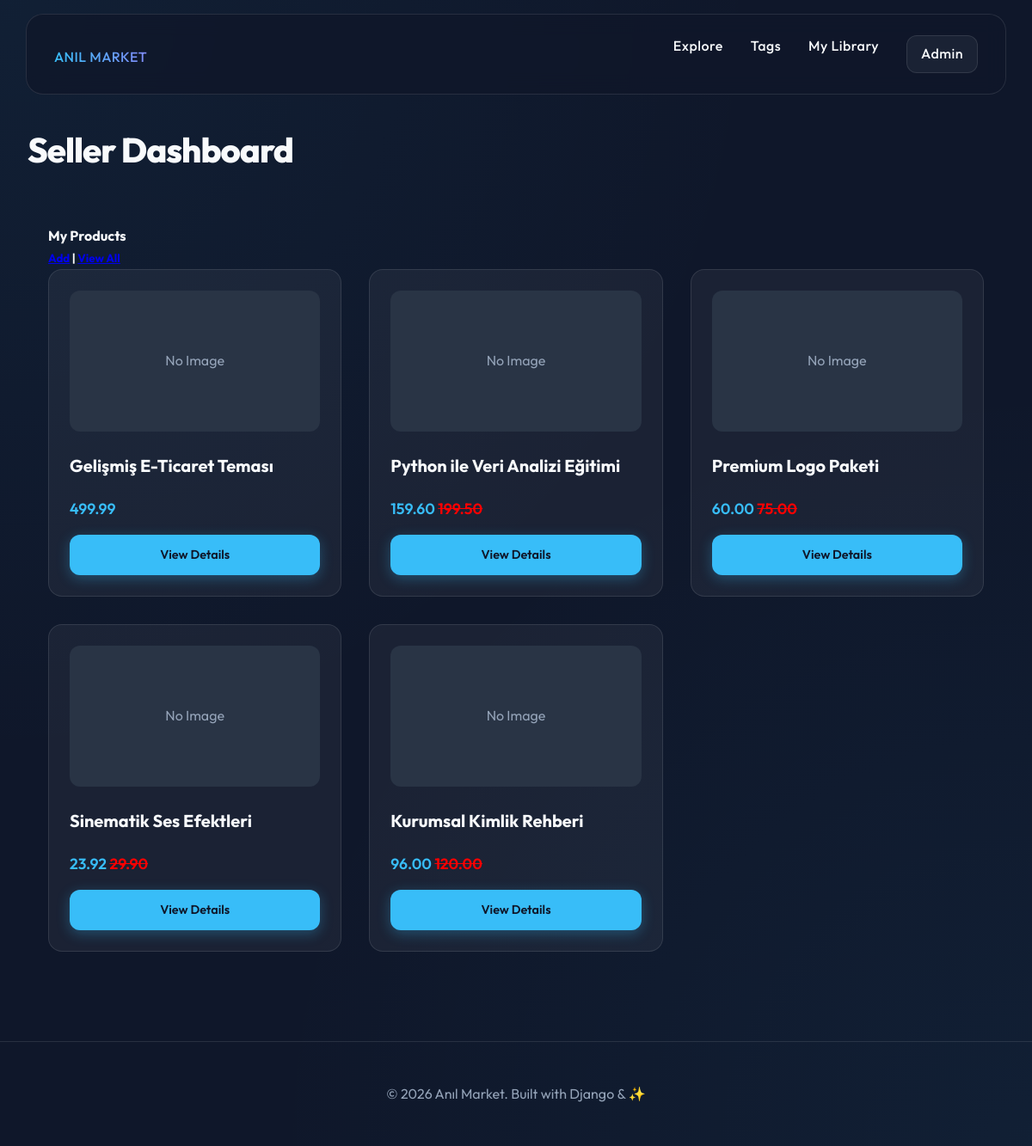
Page /seller/ (signed in) on the committed database.
### products/models.py (models this page shows, shortened)
class Product(models.Model):
    seller = models.ForeignKey(SellerAccount, on_delete=models.CASCADE)
    media = models.ImageField(blank=True,
        null=True,
        upload_to=download_media_location,
        storage=FileSystemStorage(location=settings.PROTECTED_ROOT))
    title = models.CharField(max_length=30)
    slug = models.SlugField(blank=True, unique=True)
    description = models.TextField()
    price = models.DecimalField(max_digits=100, decimal_places=2, default=9.99, null=True)  # 100.00
    sale_active = models.BooleanField(default=False)
    sale_price = models.DecimalField(max_digits=100, decimal_places=2, default=6.99, null=True, blank=True)  # 100.00
    def get_absolute_url(self):
        view_name = "products:detail_slug"
        return reverse(view_name, kwargs={"slug": self.slug})
    @property
    def get_price(self):
        if self.sale_price and self.sale_active:
            return self.sale_price
        return self.price
    def get_html_price(self):
        price = self.get_price
        if price == self.sale_price:
            return "<p><span>%s</span> <span style='color:red;text-decoration:line-through;'>%s</span></p>" %(self.sale_price, self.price)
        else:
            return "<p>%s</p>" %(self.price)

### sellers/views.py (the view, shortened to what this page needs)
# urls.py: path('', SellerDashboard.as_view(), name='dashboard'),
class SellerDashboard(SellerAccountMixin, FormMixin, View):
	form_class = NewSellerForm
	success_url = "/seller/"
	def get(self, request, *args, **kwargs):
		apply_form = self.get_form() #NewSellerForm()
		account = self.get_account()
		exists = account
		active = None
		context = {}
		if exists:
			active = account.active
		if not exists and not active:
			context["title"] = "Apply for Account"
			context["apply_form"] = apply_form
		elif exists and not active:
			context["title"] = "Account Pending"
		elif exists and active:
			context["title"] = "Seller Dashboard"
			context["products"] = self.get_products()
			transactions_today = self.get_transactions_today()
			context["transactions_today"] = transactions_today
			context["today_sales"] = self.get_today_sales()
			context["total_sales"] = self.get_total_sales()
			context["transactions"] = self.get_transactions().exclude(pk__in=transactions_today)[:5]
		else:
			pass
		return render(request, "sellers/dashboard.html", context)

### djangodm/mixins.py (called while the page is built)
    @method_decorator(login_required)
    def dispatch(self, request, *args, **kwargs):
        return super(LoginRequiredMixin, self).dispatch(request, *args, **kwargs)

### products/templatetags/get_thumbnail.py (called while the page is built, shortened)
@register.filter
def get_thumbnail(obj, arg):
    arg = arg.lower()
    if not isinstance(obj, Product):
        return None
    valid_types = [choice[0] for choice in THUMB_CHOICES]
    if arg not in valid_types:
        return None

### sellers/mixins.py (called while the page is built)
	def get_account(self):
		user = self.request.user
		accounts = SellerAccount.objects.filter(user=user)
		if accounts.exists() and accounts.count() == 1:
			self.account = accounts.first()
			return accounts.first()
		return None

	def get_products(self):
		account = self.get_account()
		products = Product.objects.filter(seller=account)
		self.products = products
		return products

	def get_transactions(self):
		products = self.get_products()
		transactions = Transaction.objects.filter(product__in=products)
		return transactions

	def get_transactions_today(self):
		today = datetime.date.today()
		today_min = datetime.datetime.combine(today, datetime.time.min)
		today_max = datetime.datetime.combine(today, datetime.time.max)
		return self.get_transactions().filter(timestamp__range=(today_min, today_max))

	def get_total_sales(self):
		transactions = self.get_transactions().aggregate(Sum("price"))
		total_sales = transactions["price__sum"]
		return total_sales

	def get_today_sales(self):
		transactions = self.get_transactions_today().aggregate(Sum("price"), Avg("price"))
		total_sales = transactions["price__sum"]
		return total_sales

### templates/sellers/dashboard.html (shortened to what this page needs)
{% extends "base.html" %}
{% block content %}
<h1>{{ title }}</h1>
{% if products %}
<div class='pull-right col-sidebar '>
	<h4>My Products<br/><small><a href='{% url "sellers:product_create" %}'>Add</a> | <a href='{% url "sellers:product_list" %}'>View All</a></small></h4>
{% include "products/product_list_snippet.html" with product_list=products %}
</div>
{% endif %}
{% endblock %}

### templates/products/product_list_snippet.html
{% load get_thumbnail %}
<div class="product-grid">
    {% for instance in product_list %}
    <div class="glass product-card">
        <div class="product-image">
            {% if instance|get_thumbnail:"medium" %}
            <img src="{{ instance|get_thumbnail:'medium' }}" style="width: 100%; height: 100%; object-fit: cover;" />
            {% else %}
            <div style="width: 100%; height: 100%; background: var(--glass-bg); display: flex; align-items: center; justify-content: center; color: var(--text-secondary);">No Image</div>
            {% endif %}
        </div>
        <div class="product-title">
            <a href="{{ instance.get_absolute_url }}" style="text-decoration: none; color: inherit;">{{ instance.title }}</a>
        </div>
        <div class="product-price">
            {{ instance.get_html_price|safe }}
        </div>
        <a href="{{ instance.get_absolute_url }}" class="btn btn-primary" style="margin-top: auto;">View Details</a>
    </div>
    {% empty %}
    <p>No Products yet.</p>
    {% endfor %}
</div>

### static/css/main.css (style rules this page uses)
:root { --bg-color: #0f172a; --surface-color: rgba(30, 41, 59, 0.7); --accent-color: #38bdf8; --accent-glow: rgba(56, 189, 248, 0.3); --text-primary: #f8fafc; --text-secondary: #94a3b8; --glass-border: rgba(255, 255, 255, 0.1); --glass-bg: rgba(255, 255, 255, 0.05); --transition: all 0.3s cubic-bezier(0.4, 0, 0.2, 1); }
* { margin: 0; padding: 0; box-sizing: border-box; }
body { background-color: var(--bg-color); color: var(--text-primary); font-family: 'Outfit', sans-serif; line-height: 1.6; background-image: radial-gradient(circle at 0% 0%, rgba(56, 189, 248, 0.05) 0%, transparent 50%), radial-gradient(circle at 100% 100%, rgba(56, 189, 248, 0.05) 0%, transparent 50%); min-height: 100vh; }
.glass { background: var(--glass-bg); backdrop-filter: blur(12px); -webkit-backdrop-filter: blur(12px); border: 1px solid var(--glass-border); border-radius: 16px; }
.btn { display: inline-block; padding: 0.75rem 1.5rem; border-radius: 12px; font-weight: 600; cursor: pointer; transition: var(--transition); border: none; text-decoration: none; font-size: 0.9rem; text-align: center; }
.btn-primary { background: var(--accent-color); color: var(--bg-color); box-shadow: 0 4px 15px var(--accent-glow); }
.product-grid { display: grid; grid-template-columns: repeat(auto-fill, minmax(280px, 1fr)); gap: 2rem; }
.product-card { padding: 1.5rem; transition: var(--transition); display: flex; flex-direction: column; gap: 1rem; }
.product-image { width: 100%; aspect-ratio: 16/9; background: #1e293b; border-radius: 12px; overflow: hidden; margin-bottom: 0.5rem; }
.product-title { font-size: 1.25rem; font-weight: 700; margin-bottom: 0.25rem; }
.product-price { font-size: 1.1rem; color: var(--accent-color); font-weight: 600; }
h1 { font-size: 2.5rem; font-weight: 800; margin-bottom: 2rem; letter-spacing: -1px; }
.col-sidebar { padding: 1.5rem; border-radius: 16px; height: fit-content; }

### rows in the picture
Product: title "Gelişmiş E-Ticaret Teması", get_html_price "499.99"
Product: title "Python ile Veri Analizi Eğitimi", get_html_price "159.60 199.50"
Product: title "Premium Logo Paketi", get_html_price "60.00 75.00"
Product: title "Sinematik Ses Efektleri", get_html_price "23.92 29.90"
Product: title "Kurumsal Kimlik Rehberi", get_html_price "96.00 120.00"

### other values in the picture
{{ title }} "Seller Dashboard"
